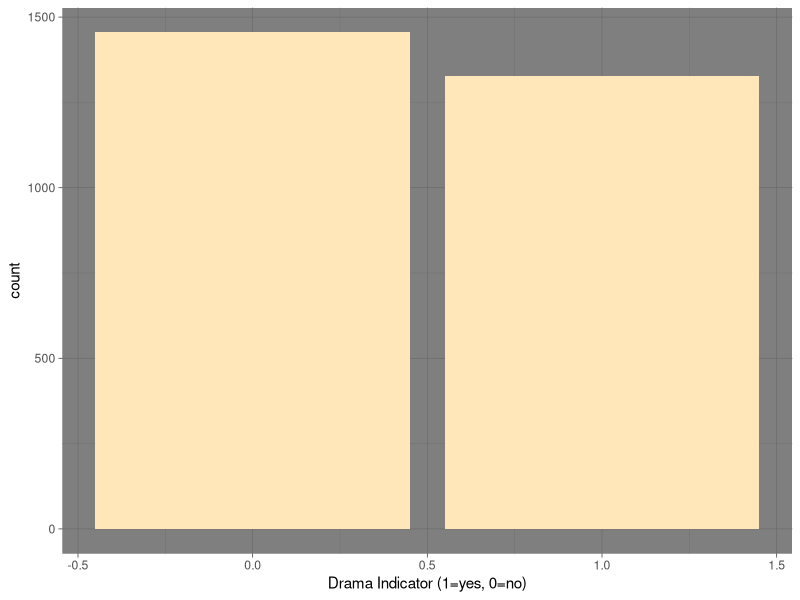
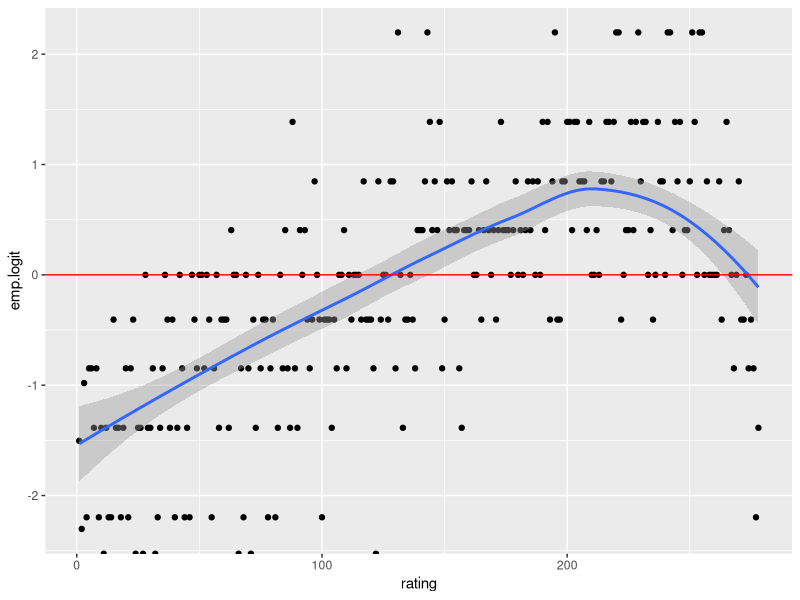
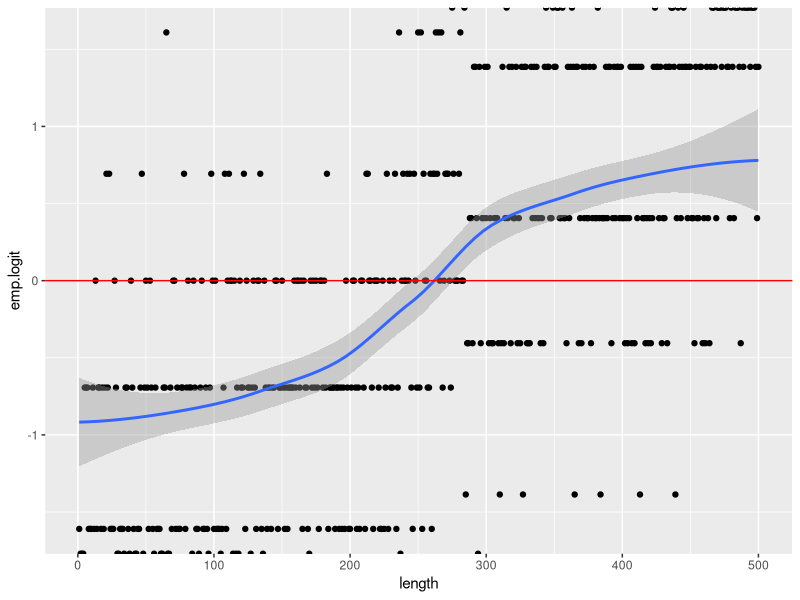
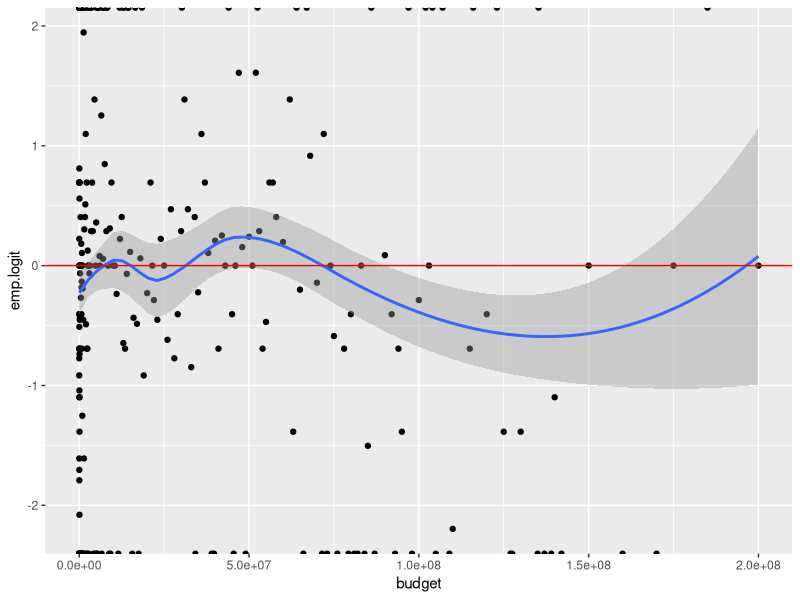

These charts were generated, in order, by the following R code:
## ---- chunk 1
library(tidyverse)
## ---- chunk 2
movies = read_csv("data/movies90.csv")
## ---- chunk 3
ggplot(movies, aes(x=Drama)) +
  geom_bar(fill="wheat1") + 
  xlab("Drama Indicator (1=yes, 0=no)") +
  theme_dark()
## ---- chunk 4
# Explore Rating as a potential Predictor
sumStats_rating <- movies |>
  group_by(rating = ntile(rating, 278)  ) |> # group movies with similar ratings together
  summarise(n = n(),
            p.est = mean(Drama), # proportion of dramas
            emp.odds = p.est/(1-p.est), # estimated odds
            emp.logit = log(emp.odds)) # estimated logit (aka log-odds)

ggplot(data = sumStats_rating, aes(x=rating, y=emp.logit)) + 
  geom_point() + 
  geom_smooth(method="loess") + 
  geom_hline(yintercept=0, color="red")

## ---- chunk 5
# Explore Length as a potential Predictor
sumStats_length <- movies |>
  group_by(length = ntile(length, 500)) |>
  summarise(n=n(),
            p.est = mean(Drama),
            emp.odds = p.est/(1-p.est),
            emp.logit = log(emp.odds))

ggplot(data = sumStats_length, aes(x=length, y=emp.logit)) + 
  geom_point() + 
  geom_smooth(method="loess") + 
  geom_hline(yintercept=0, color="red")

## ---- chunk 6
# Explore Budget as a potential Predictor
sumStats_budget <- movies |>
  group_by(budget) |>
  summarise(n=n(),
            p.est = mean(Drama),
            emp.odds = p.est/(1-p.est),
            emp.logit = log(emp.odds))

ggplot(data = sumStats_budget, aes(x=budget, y=emp.logit)) + 
  geom_point() + 
  geom_smooth(method="loess") + 
  geom_hline(yintercept=0, color="red")

## ---- chunk 7
mod1 = glm(Drama ~ rating, family="binomial", data=movies)
summary(mod1)
exp(coefficients(mod1))
confint(mod1)  # log-odds scale
confint(mod1) |> exp() # odds scale
## ---- chunk 8
exp(c(0.3369, 0.4529))
## ---- chunk 9
summary(mod1)

pchisq(3653, df = 2781, lower.tail = FALSE)

## ---- chunk 10
mod2 = glm(Drama ~ rating + I(rating^2) + length + I(length^2) + budget, family="binomial", data=movies)
summary(mod2)
## ---- chunk 11
mod2b <- glm( Drama ~ rating + I(rating^2) + budget, family = "binomial", data = movies)
summary(mod2b)
## ---- chunk 12

mod2c <- glm(Drama ~ rating +  length + budget, family="binomial", data=movies)
summary(mod2c)

anova(mod2c, mod2, test = "Chisq")
## ---- chunk 13
summary(mod2)
## ---- chunk 14
coef(mod2) |> exp()
## ---- chunk 15
1000000 * coef(mod2)

exp(-0.0208595)
## ---- chunk 16
movies <- movies |>
            mutate(budget_millions = budget/1000000)

mod2d <- glm(Drama ~ rating + I(rating^2) + length + I(length^2) + budget_millions, 
             family="binomial", data=movies)

summary(mod2d)

## ---- chunk 17
summary(mod2)
pchisq(3214.1, 2777, lower.tail = FALSE)
